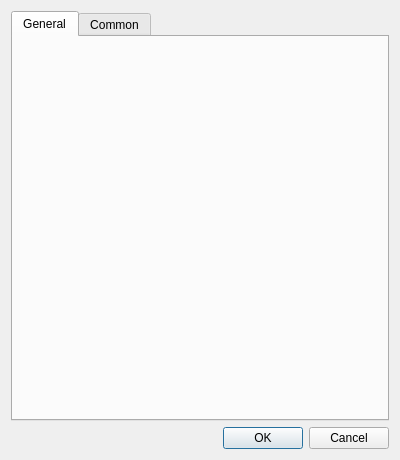
<?xml version="1.0" encoding="UTF-8"?>
<ui version="4.0">
 <class>PreferencesDialog</class>
 <widget class="QDialog" name="PreferencesDialog">
  <property name="geometry">
   <rect>
    <x>0</x>
    <y>0</y>
    <width>400</width>
    <height>460</height>
   </rect>
  </property>
  <property name="windowTitle">
   <string>Preferences dialog</string>
  </property>
  <property name="modal">
   <bool>true</bool>
  </property>
  <layout class="QGridLayout" name="gridLayout">
   <item row="0" column="0">
    <widget class="QTabWidget" name="tabWidget">
     <property name="currentIndex">
      <number>0</number>
     </property>
     <widget class="QWidget" name="getneralTab">
      <attribute name="title">
       <string>General</string>
      </attribute>
     </widget>
     <widget class="mvvm_folders::CommonView" name="commonTab">
      <attribute name="title">
       <string>Common</string>
      </attribute>
     </widget>
    </widget>
   </item>
   <item row="1" column="0">
    <widget class="QDialogButtonBox" name="buttonBox">
     <property name="orientation">
      <enum>Qt::Horizontal</enum>
     </property>
     <property name="standardButtons">
      <set>QDialogButtonBox::Cancel|QDialogButtonBox::Ok</set>
     </property>
    </widget>
   </item>
  </layout>
 </widget>
 <customwidgets>
  <customwidget>
   <class>mvvm_folders::CommonView</class>
   <extends>QWidget</extends>
   <header>common/commonview.h</header>
   <container>1</container>
   <slots>
    <slot>submit()</slot>
   </slots>
  </customwidget>
 </customwidgets>
 <resources/>
 <connections>
  <connection>
   <sender>buttonBox</sender>
   <signal>accepted()</signal>
   <receiver>PreferencesDialog</receiver>
   <slot>accept()</slot>
   <hints>
    <hint type="sourcelabel">
     <x>248</x>
     <y>254</y>
    </hint>
    <hint type="destinationlabel">
     <x>157</x>
     <y>274</y>
    </hint>
   </hints>
  </connection>
  <connection>
   <sender>buttonBox</sender>
   <signal>rejected()</signal>
   <receiver>PreferencesDialog</receiver>
   <slot>reject()</slot>
   <hints>
    <hint type="sourcelabel">
     <x>316</x>
     <y>260</y>
    </hint>
    <hint type="destinationlabel">
     <x>286</x>
     <y>274</y>
    </hint>
   </hints>
  </connection>
 </connections>
</ui>
